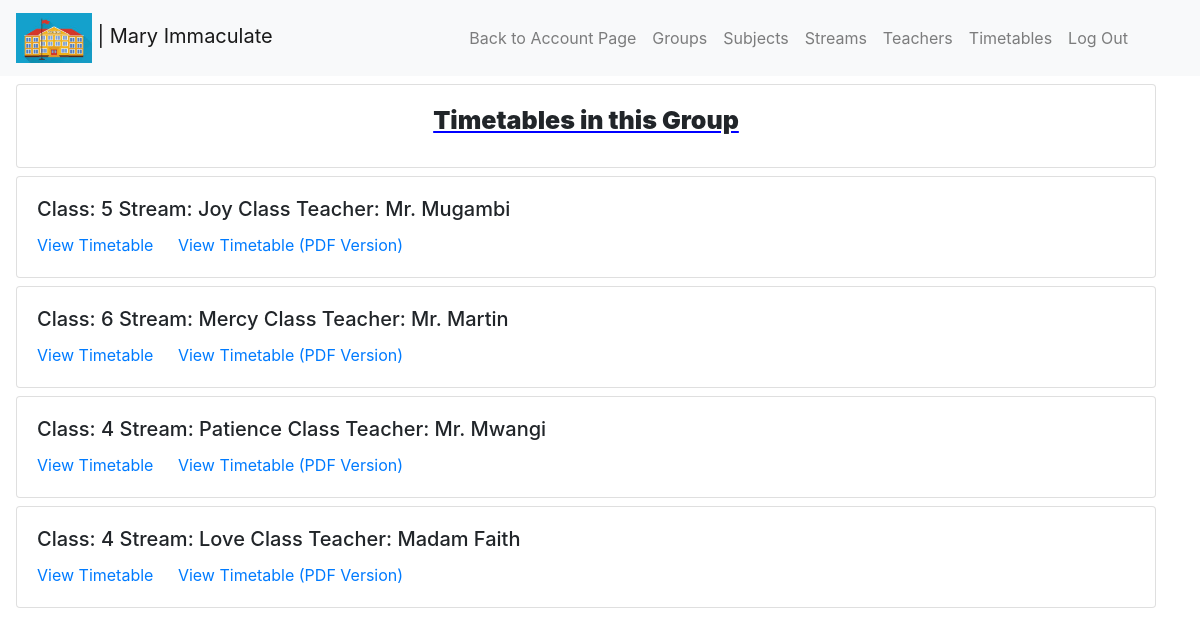
The page /school/S6gHC1W5/timetable/5846/ (signed in) on the database its author committed.
### school/models.py (models this page shows, shortened)
class School(models.Model):
    user = models.ForeignKey(settings.AUTH_USER_MODEL, on_delete=models.CASCADE, db_index=True)
    schoolname = models.CharField(max_length=200)
    randomid = models.CharField(max_length=60, unique=True)
    schoollogo = models.ImageField(upload_to='logo', validators=[validate_logo], default='logo.jpg')
    class Meta:
        verbose_name = ("School")
        verbose_name_plural = ("Schools")

class Streams(models.Model):
    school = models.ForeignKey(School, on_delete=models.CASCADE)
    streamname = models.CharField(max_length=100)
    slug = models.SlugField()
    class Meta:
        verbose_name = ("Stream")
        verbose_name_plural = ("Streams")

class Teachers(models.Model):
    school = models.ForeignKey(School, on_delete=models.CASCADE)
    teachername = models.CharField(max_length=100)
    randomid = models.CharField(max_length=60, unique=True)
    class Meta:
        verbose_name = ("Teacher")
        verbose_name_plural = ("Teachers")

### groups/models.py (models this page shows, shortened)
class Groupclasses(models.Model):
    group = models.ForeignKey(SchoolGroups, on_delete=models.CASCADE)
    stream = models.ForeignKey(Streams, on_delete=models.CASCADE)
    classteacher = models.ForeignKey(Teachers, on_delete=models.CASCADE)
    classname = models.CharField(max_length=100)
    slug = models.SlugField()
    class Meta:
        verbose_name = ("Group class")
        verbose_name_plural = ("Group classes")

### timetable/views.py (the view)
# urls.py: path('school/<randomid>/timetable/<timetableid>/', views.timetablesingroup, name="timetablesingroup"),
@login_required
def timetablesingroup(request, randomid, timetableid):
    theschool = get_object_or_404(School, randomid=randomid)
    thetimetable = get_object_or_404(Timetablegroup, school__id=theschool.id, id=timetableid)
    class_for_lessons = Timetablelessons.objects.filter(timetablegroup__id=thetimetable.id)
    class_for_breaks = Timetablebreaks.objects.filter(timetablegroup__id=thetimetable.id)
    differentclasses = []
    for one in class_for_lessons:
        the_class = one.theclass
        if the_class not in differentclasses:
            differentclasses.append(one.theclass)
    for on in class_for_breaks:
        classid = on.theclass
        if classid not in differentclasses:
            differentclasses.append(classid)
    return render(request, "frontend/timetables/timetablesingroup.html", {"allclasses":differentclasses, "theschool":theschool, "thetimetable":thetimetable})

### frontend/templates/frontend/timetables/timetablesingroup.html (shortened to what this page needs)
{% extends "base/school.html" %}
{% block schooldetails %}
<a class="navbar-brand" href="{% url 'schoolview' randomid=theschool.randomid %}"><img src="{{ theschool.schoollogo.url }}" alt="{{ theschool.schoolname }}" height="50px"> | {{ theschool.schoolname }}</a>
{% endblock %}
{% block navigation %}
<li class="nav-item">
  <a class="nav-link" href="{% url 'groupview' randomid=theschool.randomid %}">Groups</a>
</li>
<li class="nav-item">
  <a class="nav-link" href="{% url 'subjectview' randomid=theschool.randomid %}">Subjects</a>
</li>
<li class="nav-item">
  <a class="nav-link" href="{% url 'streamview' randomid=theschool.randomid %}">Streams</a>
</li>
<li class="nav-item">
  <a class="nav-link" href="{% url 'teacherview' randomid=theschool.randomid %}">Teachers</a>
</li>
<li class="nav-item">
    <a class="nav-link" href="{% url 'timetablesview' randomid=theschool.randomid %}">Timetables</a>
</li>
{% endblock %}
{% block content %}
<div class="card mt-2 mx-3" style="width: 95%;">
    <div class="card-body">
      <h5 class="card-title my_card_title">Timetables in this Group</h5>
    </div>
  </div>
{% for class in allclasses %}
<div class="card mt-2 mx-3" style="width: 95%;">
    <div class="card-body">
        <h5 class="card-title">Class: {{ class.classname }} Stream: {{ class.stream.streamname }} Class Teacher: {{ class.classteacher.teachername }}</h5>
      <a href="{% url 'onetimetable' randomid=theschool.randomid timetableid=thetimetable.id classlug=class.slug %}" class="card-link">View Timetable</a>
      <a href="{% url 'pdftimetable' randomid=theschool.randomid timetableid=thetimetable.id classlug=class.slug %}" class="card-link">View Timetable (PDF Version)</a>
    </div>
</div>
{% endfor %}
{% endblock %}

### frontend/static/frontend/css/style.css (style rules this page uses)
body { margin: 0; }
.my_card_title { text-align: center; font-weight: 900; font-size: 25px; text-decoration-line: underline; text-decoration-color: blue; }

### rows shown on the page
School: schoollogo (picture), schoolname "Mary Immaculate"
Groupclasses: classname "5", stream.streamname "Joy", classteacher.teachername "Mr. Mugambi"
Groupclasses: classname "6", stream.streamname "Mercy", classteacher.teachername "Mr. Martin"
Groupclasses: classname "4", stream.streamname "Patience", classteacher.teachername "Mr. Mwangi"
Groupclasses: classname "4", stream.streamname "Love", classteacher.teachername "Madam Faith"
